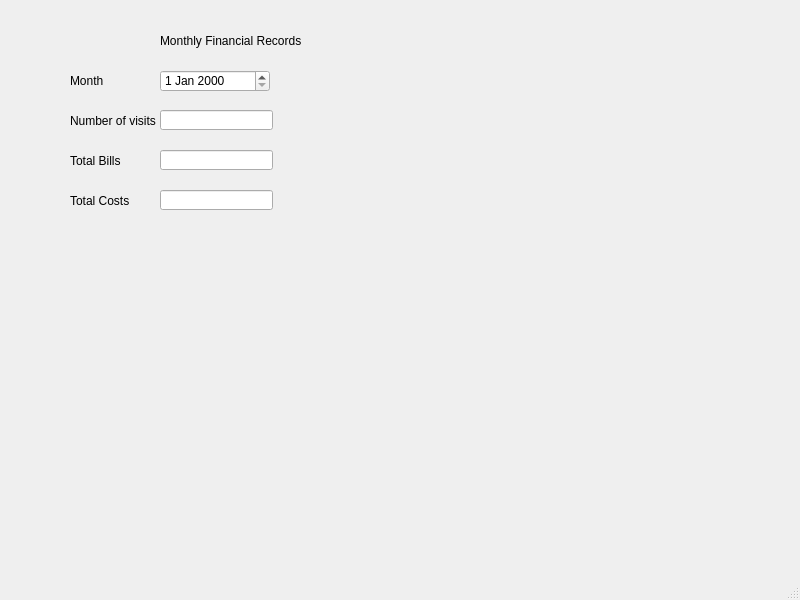
<?xml version="1.0" encoding="UTF-8"?>
<ui version="4.0">
 <class>MainWindow</class>
 <widget class="QMainWindow" name="MainWindow">
  <property name="geometry">
   <rect>
    <x>0</x>
    <y>0</y>
    <width>800</width>
    <height>600</height>
   </rect>
  </property>
  <property name="windowTitle">
   <string>MainWindow</string>
  </property>
  <widget class="QWidget" name="centralwidget">
   <widget class="QLabel" name="label">
    <property name="geometry">
     <rect>
      <x>160</x>
      <y>20</y>
      <width>171</width>
      <height>41</height>
     </rect>
    </property>
    <property name="text">
     <string>Monthly Financial Records</string>
    </property>
   </widget>
   <widget class="QLabel" name="label_2">
    <property name="geometry">
     <rect>
      <x>70</x>
      <y>100</y>
      <width>141</width>
      <height>41</height>
     </rect>
    </property>
    <property name="text">
     <string>Number of visits</string>
    </property>
   </widget>
   <widget class="QLineEdit" name="lineEdit">
    <property name="geometry">
     <rect>
      <x>160</x>
      <y>110</y>
      <width>113</width>
      <height>20</height>
     </rect>
    </property>
   </widget>
   <widget class="QLineEdit" name="lineEdit_2">
    <property name="geometry">
     <rect>
      <x>160</x>
      <y>150</y>
      <width>113</width>
      <height>20</height>
     </rect>
    </property>
   </widget>
   <widget class="QLabel" name="label_3">
    <property name="geometry">
     <rect>
      <x>70</x>
      <y>140</y>
      <width>141</width>
      <height>41</height>
     </rect>
    </property>
    <property name="text">
     <string>Total Bills</string>
    </property>
   </widget>
   <widget class="QLineEdit" name="lineEdit_3">
    <property name="geometry">
     <rect>
      <x>160</x>
      <y>190</y>
      <width>113</width>
      <height>20</height>
     </rect>
    </property>
   </widget>
   <widget class="QLabel" name="label_4">
    <property name="geometry">
     <rect>
      <x>70</x>
      <y>180</y>
      <width>141</width>
      <height>41</height>
     </rect>
    </property>
    <property name="text">
     <string>Total Costs</string>
    </property>
   </widget>
   <widget class="QLabel" name="label_5">
    <property name="geometry">
     <rect>
      <x>70</x>
      <y>60</y>
      <width>141</width>
      <height>41</height>
     </rect>
    </property>
    <property name="text">
     <string>Month</string>
    </property>
   </widget>
   <widget class="QDateEdit" name="dateEdit">
    <property name="geometry">
     <rect>
      <x>160</x>
      <y>70</y>
      <width>110</width>
      <height>22</height>
     </rect>
    </property>
   </widget>
  </widget>
  <widget class="QMenuBar" name="menubar">
   <property name="geometry">
    <rect>
     <x>0</x>
     <y>0</y>
     <width>800</width>
     <height>18</height>
    </rect>
   </property>
  </widget>
  <widget class="QStatusBar" name="statusbar"/>
 </widget>
 <resources/>
 <connections/>
</ui>
